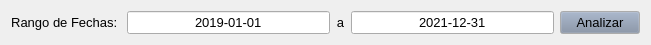
   <widget class="QWidget" name="horizontalLayoutWidget_2">
    <property name="geometry">
     <rect>
      <x>30</x>
      <y>270</y>
      <width>651</width>
      <height>31</height>
     </rect>
    </property>
    <layout class="QHBoxLayout" name="horizontalLayout_2">
     <item>
      <widget class="QLabel" name="label_3">
       <property name="palette">
        <palette>
         <active>
          <colorrole role="Button">
           <brush brushstyle="SolidPattern">
            <color alpha="255">
             <red>127</red>
             <green>141</green>
             <blue>163</blue>
            </color>
           </brush>
          </colorrole>
          <colorrole role="Mid">
           <brush brushstyle="SolidPattern">
            <color alpha="255">
             <red>101</red>
             <green>119</green>
             <blue>147</blue>
            </color>
           </brush>
          </colorrole>
         </active>
         <inactive>
          <colorrole role="Button">
           <brush brushstyle="SolidPattern">
            <color alpha="255">
             <red>127</red>
             <green>141</green>
             <blue>163</blue>
            </color>
           </brush>
          </colorrole>
          <colorrole role="Mid">
           <brush brushstyle="SolidPattern">
            <color alpha="255">
             <red>101</red>
             <green>119</green>
             <blue>147</blue>
            </color>
           </brush>
          </colorrole>
         </inactive>
         <disabled>
          <colorrole role="Button">
           <brush brushstyle="SolidPattern">
            <color alpha="255">
             <red>127</red>
             <green>141</green>
             <blue>163</blue>
            </color>
           </brush>
          </colorrole>
          <colorrole role="Mid">
           <brush brushstyle="SolidPattern">
            <color alpha="255">
             <red>101</red>
             <green>119</green>
             <blue>147</blue>
            </color>
           </brush>
          </colorrole>
         </disabled>
        </palette>
       </property>
       <property name="font">
        <font>
         <family>Arimo</family>
         <pointsize>10</pointsize>
        </font>
       </property>
       <property name="text">
        <string>Rango de Fechas: </string>
       </property>
       <property name="alignment">
        <set>Qt::AlignCenter</set>
       </property>
      </widget>
     </item>
     <item>
      <widget class="QLineEdit" name="lineEditFechaIni">
       <property name="palette">
        <palette>
         <active>
          <colorrole role="Button">
           <brush brushstyle="SolidPattern">
            <color alpha="255">
             <red>127</red>
             <green>141</green>
             <blue>163</blue>
            </color>
           </brush>
          </colorrole>
          <colorrole role="Mid">
           <brush brushstyle="SolidPattern">
            <color alpha="255">
             <red>101</red>
             <green>119</green>
             <blue>147</blue>
            </color>
           </brush>
          </colorrole>
         </active>
         <inactive>
          <colorrole role="Button">
           <brush brushstyle="SolidPattern">
            <color alpha="255">
             <red>127</red>
             <green>141</green>
             <blue>163</blue>
            </color>
           </brush>
          </colorrole>
          <colorrole role="Mid">
           <brush brushstyle="SolidPattern">
            <color alpha="255">
             <red>101</red>
             <green>119</green>
             <blue>147</blue>
            </color>
           </brush>
          </colorrole>
         </inactive>
         <disabled>
          <colorrole role="Button">
           <brush brushstyle="SolidPattern">
            <color alpha="255">
             <red>127</red>
             <green>141</green>
             <blue>163</blue>
            </color>
           </brush>
          </colorrole>
          <colorrole role="Mid">
           <brush brushstyle="SolidPattern">
            <color alpha="255">
             <red>101</red>
             <green>119</green>
             <blue>147</blue>
            </color>
           </brush>
          </colorrole>
         </disabled>
        </palette>
       </property>
       <property name="font">
        <font>
         <family>Arimo</family>
         <pointsize>10</pointsize>
        </font>
       </property>
       <property name="text">
        <string>2019-01-01</string>
       </property>
       <property name="alignment">
        <set>Qt::AlignCenter</set>
       </property>
      </widget>
     </item>
     <item>
      <widget class="QLabel" name="label_4">
       <property name="palette">
        <palette>
         <active>
          <colorrole role="Button">
           <brush brushstyle="SolidPattern">
            <color alpha="255">
             <red>127</red>
             <green>141</green>
             <blue>163</blue>
            </color>
           </brush>
          </colorrole>
          <colorrole role="Mid">
           <brush brushstyle="SolidPattern">
            <color alpha="255">
             <red>101</red>
             <green>119</green>
             <blue>147</blue>
            </color>
           </brush>
          </colorrole>
         </active>
         <inactive>
          <colorrole role="Button">
           <brush brushstyle="SolidPattern">
            <color alpha="255">
             <red>127</red>
             <green>141</green>
             <blue>163</blue>
            </color>
           </brush>
          </colorrole>
          <colorrole role="Mid">
           <brush brushstyle="SolidPattern">
            <color alpha="255">
             <red>101</red>
             <green>119</green>
             <blue>147</blue>
            </color>
           </brush>
          </colorrole>
         </inactive>
         <disabled>
          <colorrole role="Button">
           <brush brushstyle="SolidPattern">
            <color alpha="255">
             <red>127</red>
             <green>141</green>
             <blue>163</blue>
            </color>
           </brush>
          </colorrole>
          <colorrole role="Mid">
           <brush brushstyle="SolidPattern">
            <color alpha="255">
             <red>101</red>
             <green>119</green>
             <blue>147</blue>
            </color>
           </brush>
          </colorrole>
         </disabled>
        </palette>
       </property>
       <property name="font">
        <font>
         <family>Arimo</family>
         <pointsize>10</pointsize>
        </font>
       </property>
       <property name="text">
        <string>a</string>
       </property>
       <property name="alignment">
        <set>Qt::AlignCenter</set>
       </property>
      </widget>
     </item>
     <item>
      <widget class="QLineEdit" name="lineEditFechaFin">
       <property name="palette">
        <palette>
         <active>
          <colorrole role="Button">
           <brush brushstyle="SolidPattern">
            <color alpha="255">
             <red>127</red>
             <green>141</green>
             <blue>163</blue>
            </color>
           </brush>
          </colorrole>
          <colorrole role="Mid">
           <brush brushstyle="SolidPattern">
            <color alpha="255">
             <red>101</red>
             <green>119</green>
             <blue>147</blue>
            </color>
           </brush>
          </colorrole>
         </active>
         <inactive>
          <colorrole role="Button">
           <brush brushstyle="SolidPattern">
            <color alpha="255">
             <red>127</red>
             <green>141</green>
             <blue>163</blue>
            </color>
           </brush>
          </colorrole>
          <colorrole role="Mid">
           <brush brushstyle="SolidPattern">
            <color alpha="255">
             <red>101</red>
             <green>119</green>
             <blue>147</blue>
            </color>
           </brush>
          </colorrole>
         </inactive>
         <disabled>
          <colorrole role="Button">
           <brush brushstyle="SolidPattern">
            <color alpha="255">
             <red>127</red>
             <green>141</green>
             <blue>163</blue>
            </color>
           </brush>
          </colorrole>
          <colorrole role="Mid">
           <brush brushstyle="SolidPattern">
            <color alpha="255">
             <red>101</red>
             <green>119</green>
             <blue>147</blue>
            </color>
           </brush>
          </colorrole>
         </disabled>
        </palette>
       </property>
       <property name="font">
        <font>
         <family>Arimo</family>
         <pointsize>10</pointsize>
        </font>
       </property>
       <property name="text">
        <string>2021-12-31</string>
       </property>
       <property name="alignment">
        <set>Qt::AlignCenter</set>
       </property>
      </widget>
     </item>
     <item>
      <widget class="QPushButton" name="pushButtonHotSpots">
       <property name="palette">
        <palette>
         <active>
          <colorrole role="Button">
           <brush brushstyle="SolidPattern">
            <color alpha="255">
             <red>127</red>
             <green>141</green>
             <blue>163</blue>
            </color>
           </brush>
          </colorrole>
          <colorrole role="Mid">
           <brush brushstyle="SolidPattern">
            <color alpha="255">
             <red>101</red>
             <green>119</green>
             <blue>147</blue>
            </color>
           </brush>
          </colorrole>
         </active>
         <inactive>
          <colorrole role="Button">
           <brush brushstyle="SolidPattern">
            <color alpha="255">
             <red>127</red>
             <green>141</green>
             <blue>163</blue>
            </color>
           </brush>
          </colorrole>
          <colorrole role="Mid">
           <brush brushstyle="SolidPattern">
            <color alpha="255">
             <red>101</red>
             <green>119</green>
             <blue>147</blue>
            </color>
           </brush>
          </colorrole>
         </inactive>
         <disabled>
          <colorrole role="Button">
           <brush brushstyle="SolidPattern">
            <color alpha="255">
             <red>127</red>
             <green>141</green>
             <blue>163</blue>
            </color>
           </brush>
          </colorrole>
          <colorrole role="Mid">
           <brush brushstyle="SolidPattern">
            <color alpha="255">
             <red>101</red>
             <green>119</green>
             <blue>147</blue>
            </color>
           </brush>
          </colorrole>
         </disabled>
        </palette>
       </property>
       <property name="font">
        <font>
         <family>Arimo</family>
         <pointsize>10</pointsize>
        </font>
       </property>
       <property name="text">
        <string>Analizar</string>
       </property>
      </widget>
     </item>
    </layout>
   </widget>
